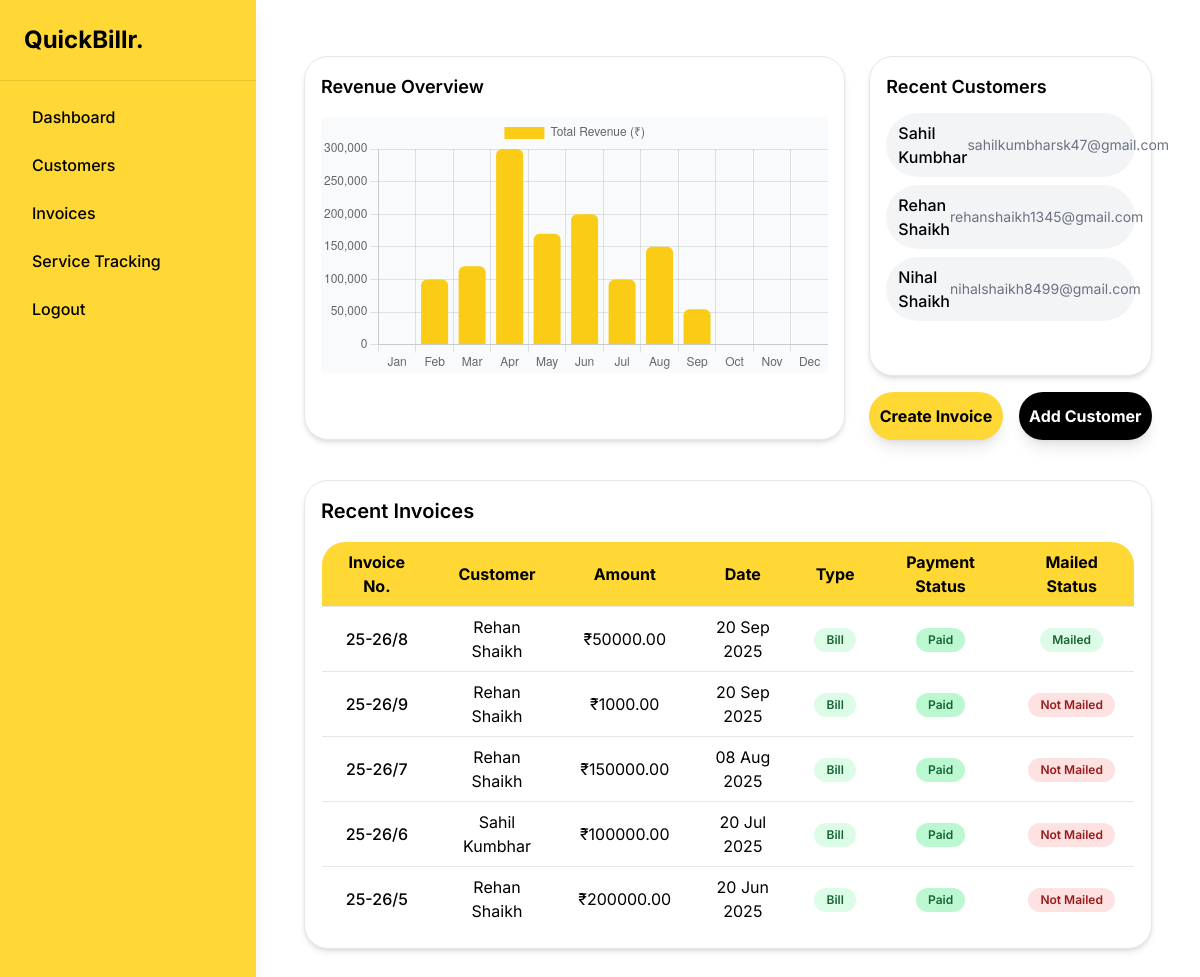
The page / on the database its author committed.
### billapp/models.py (models this page shows, shortened)
class Customer(models.Model):
    name = models.CharField(max_length=255)
    email = models.EmailField()
    phone = models.CharField(max_length=15)
    address = models.TextField()
    gst_number = models.CharField(max_length=15)

class Invoice(models.Model):
    BILL = 'BILL'
    QUOTATION = 'QUOTATION'
    TYPE_CHOICES = [(BILL, 'Bill'), (QUOTATION, 'Quotation')]
    PENDING = 'PENDING'
    PAID = 'PAID'
    OVERDUE = 'OVERDUE'
    invoice_type = models.CharField(max_length=10, choices=TYPE_CHOICES)
    invoice_number = models.CharField(max_length=20, unique=True)
    customer = models.ForeignKey(Customer, on_delete=models.CASCADE)
    date = models.DateField()
    total_amount = models.DecimalField(max_digits=10, decimal_places=2, default=0)
    file_path = models.FilePathField(path="bills", blank=True)
    mailed = models.BooleanField(default=False)
    ai_summary = models.TextField(blank=True, null=True)
    payment_status = models.CharField(
        max_length=10,
        choices=[(PENDING, 'Pending'), (PAID, 'Paid'), (OVERDUE, 'Overdue')],
        blank=True,
        default=PENDING,
        null=True
    )

### billapp/views.py (the view)
# urls.py: path('', views.index, name = 'index'),
def index(request):
    recent_customers = Customer.objects.order_by('-id')[:5]
    recent_invoices = Invoice.objects.all().order_by('-date')[:5]
    current_year = datetime.now().year
    paid_bills = Invoice.objects.filter(
        date__year=current_year,
        invoice_type=Invoice.BILL,
        payment_status=Invoice.PAID
    )
    monthly_bill_sales = (
        paid_bills.annotate(month=TruncMonth('date'))
                .values('month')
                .annotate(total=Sum('total_amount'))
                .order_by('month')
    )
    bill_sales_data = [0] * 12
    for entry in monthly_bill_sales:
        month_index = entry['month'].month - 1
        if entry['total'] is not None:
            bill_sales_data[month_index] = float(entry['total'])
    service_notes = ServiceNote.objects.filter(date_of_service__year=current_year)
    monthly_service_fees = (
        service_notes.annotate(month=TruncMonth('date_of_service'))
                     .values('month')
                     .annotate(total=Sum('fee_charged'))
                     .order_by('month')
    )
    service_fee_data = [0] * 12
    for entry in monthly_service_fees:
        month_index = entry['month'].month - 1
        if entry['total'] is not None:
            service_fee_data[month_index] = float(entry['total'])
    combined_revenue_data = [x + y for x, y in zip(bill_sales_data, service_fee_data)]
    return render(request, 'index.html', {
        'recent_customers': recent_customers,
        'recent_invoices': recent_invoices,
        'monthly_revenue_data': combined_revenue_data,
    })

### billapp/templates/index.html (shortened to what this page needs)
{% extends "base.html" %}
{% load static %}
{% block content %}
<div class="bg-white text-black min-h-screen ">
  <div class="max-w-7xl mx-auto px-4 py-6 ">
    <div class="flex flex-col md:flex-row justify-between gap-6">
      <div class="md:w-2/3 bg-white border border-gray-200 shadow-md p-4 rounded-[24px]">
        <h2 class="text-lg font-semibold text-black mb-4">Revenue Overview</h2>
        <div class="w-full h-64 flex items-center justify-center bg-gray-50 rounded">
          <canvas id="revenueChart" class="w-full h-full"></canvas>
        </div>
      </div>
      <div class="md:w-1/3 flex flex-col gap-4">
        <div class="bg-white border border-gray-200 shadow-md p-4 rounded-[24px] h-80">
          <h2 class="text-lg font-semibold text-black mb-3">Recent Customers</h2>
          <ul class="space-y-2">
            {% for customer in recent_customers %}
            <a href="{% url 'customer_detail' customer.pk %}">
            <li class="flex justify-between items-center py-2 px-3 mb-2 rounded-full bg-gray-100 hover:bg-gray-100">
              <span class="font-medium">{{ customer.name }}</span>
              <span class="text-sm text-gray-500">{{ customer.email }}</span>
            </li>
            </a>
            {% empty %}
                <div class="h-64 flex flex-col items-center justify-center">
                  <h3 class="text-gray-600 font-bold text-md text-center mb-2">Get Started</h3>
                  <p class="text-gray-400 text-sm text-center">Add a new customer</p>
                </div>
            {% endfor %}
          </ul>
        </div>
        <div class="flex flex-col md:flex-row md:justify-end gap-4">
          <a href="{% url 'invoice_create' %}" class="w-full shadow-lg md:w-1/2 bg-yellow-500 text-black font-bold text-center py-3 rounded-full hover:bg-yellow-600 transition">
            Create Invoice
          </a>
          <a href="{% url "customer_create" %}" class="w-full shadow-lg md:w-1/2 bg-black text-white font-bold text-center py-3 rounded-full hover:bg-gray-800 transition">
            Add Customer
          </a>
        </div>
      </div>
    </div>
    <div class="mt-10 bg-white border border-gray-200 shadow-md p-4 rounded-[24px]">
      <h2 class="text-xl font-semibold text-black mb-4">Recent Invoices</h2>
      <div class="overflow-x-auto">
        <table class="min-w-full border border-gray-200 rounded-[24px] overflow-hidden">
          <thead class="bg-yellow-500 text-black">
            <tr>
              <th class="px-4 py-2 text-center">Invoice No.</th>
              <th class="px-4 py-2 text-center">Customer</th>
              <th class="px-4 py-2 text-center">Amount</th>
              <th class="px-4 py-2 text-center">Date</th>
              <th class="px-4 py-2 text-center">Type</th>
              <th class="px-4 py-2 text-center">Payment Status</th>
              <th class="px-4 py-2 text-center">Mailed Status</th>
            </tr>
          </thead>
          <tbody class="bg-white">
            {% for invoice in recent_invoices %}
            <tr class="border-t hover:bg-gray-100 cursor-pointer" onclick="window.location='{% url 'invoice_detail' invoice.pk %}'">
              <td class="px-4 py-2 font-medium text-center">{{ invoice.invoice_number }}</td>
              <td class="px-4 py-2 text-center">{{ invoice.customer.name }}</td>
              <td class="px-4 py-2 text-center">₹{{ invoice.total_amount|floatformat:2 }}</td>
              <td class="px-4 py-2 text-center">{{ invoice.date|date:"d M Y" }}</td>
              <td class="px-4 py-2 text-center">
                <span class="inline-block px-3 py-1 text-xs font-semibold rounded-full
                  {% if invoice.invoice_type == 'BILL' %}bg-green-100 text-green-800{% else %}bg-blue-100 text-blue-800{% endif %}">
                  {{ invoice.get_invoice_type_display }}
                </span>
              </td>
              <td class="px-4 py-2 text-center">
                {% if invoice.invoice_type == 'BILL' %}
                  {% if invoice.payment_status == 'PAID' %}
                    <span class="inline-block px-3 py-1 text-xs font-semibold rounded-full bg-green-200 text-green-800">
                      Paid
                    </span>
                  {% elif invoice.payment_status == 'PENDING' %}
                    <span class="inline-block px-3 py-1 text-xs font-semibold rounded-full bg-yellow-200 text-yellow-800">
                      Pending
                    </span>
                  {% elif invoice.payment_status == 'OVERDUE' %}
                    <span class="inline-block px-3 py-1 text-xs font-semibold rounded-full bg-red-200 text-red-800">
                      Overdue
                    </span>
                  {% endif %}
                {% else %}
                  <span class="inline-block px-3 py-1 text-xs font-semibold rounded-full bg-gray-100 text-gray-600">
                    N/A
                  </span>
                {% endif %}
              </td>
              <td class="px-4 py-2 text-center">
                <span class="inline-block px-3 py-1 text-xs font-semibold rounded-full
                  {% if invoice.mailed %}bg-green-100 text-green-800{% else %}bg-red-100 text-red-800{% endif %}">
                  {{ invoice.mailed|yesno:"Mailed,Not Mailed" }}
                </span>
              </td>
            </tr>
            {% empty %}
            <tr>
              <td colspan="7" class="text-center py-4 text-gray-500">No invoices found.</td>
            </tr>
            {% endfor %}
          </tbody>
        </table>
      </div>
    </div>
  </div>
</div>
<script>
  const ctx = document.getElementById('revenueChart').getContext('2d');
  const revenueChart = new Chart(ctx, {
    type: 'bar',
    data: {
      labels: ['Jan', 'Feb', 'Mar', 'Apr', 'May', 'Jun', 'Jul', 'Aug', 'Sep', 'Oct', 'Nov', 'Dec'],
      // MODIFIED: Simplified to a single dataset
      datasets: [{
        label: 'Total Revenue (₹)',
        // Use the new combined data variable
        data: {{ monthly_revenue_data|safe }},
        backgroundColor: '#facc15', // Yellow color
        borderRadius: 6
      }]
    },
    options: {
      responsive: true,
      maintainAspectRatio: false,
      scales: {
        y: {
            beginAtZero: true
        }
      }
    }
  });
</script>
{% endblock %}

### templates/base.html (shortened to what this page needs)
<!DOCTYPE html>
<html lang="en">
<head>
  <script src="https://cdn.tailwindcss.com"></script>
</head>
<body class="bg-white text-black font-inter ">
  <aside class="fixed top-0 left-0 h-full w-64 bg-yellow-500 text-black hidden md:block flex-shrink-0 shadow-lg z-50">
    <div class="p-6 text-2xl font-bold border-b border-yellow-600">
      <a href="{% url "index" %}">QuickBillr.</a>
    </div>
    <nav class="p-4 space-y-2 h-full overflow-y-auto">
      <a href="{% url "index" %}" class="block px-4 py-2 rounded-full hover:bg-yellow-600 font-medium">Dashboard</a>
      <a href="{% url "customer_list" %}" class="block px-4 py-2 rounded-full hover:bg-yellow-600 font-medium">Customers</a>
      <a href="{% url "invoice_list" %}" class="block px-4 py-2 rounded-full hover:bg-yellow-600 font-medium">Invoices</a>
      <a href="{% url "service_notes" %}" class="block px-4 py-2 rounded-full hover:bg-yellow-600 font-medium">Service Tracking</a>
      <form action="{% url 'logout' %}" method="post">
        <button class="block px-4 py-2 rounded-full hover:bg-red-600 font-medium hover:text-white w-full text-left" type="submit">Logout</button>
      </form>
    </nav>
  </aside>
  <main class="md:ml-64 pt-16 md:pt-0 h-screen ">
    <div class="p-4 md:p-8">
      {% block content %}
      {% endblock %}
    </div>
  </main>
</body>
</html>

### rows shown on the page
Customer: name "Sahil Kumbhar", email "sahilkumbharsk47@gmail.com"
Customer: name "Rehan Shaikh", email "rehanshaikh1345@gmail.com"
Customer: name "Nihal Shaikh", email "nihalshaikh8499@gmail.com"
Invoice: invoice_number "25-26/8", customer.name "Rehan Shaikh", total_amount "50000.00", date "20 Sep 2025", invoice_type "Bill", payment_status "Paid", mailed "Mailed"
Invoice: invoice_number "25-26/9", customer.name "Rehan Shaikh", total_amount "1000.00", date "20 Sep 2025", invoice_type "Bill", payment_status "Paid", mailed "Not Mailed"
Invoice: invoice_number "25-26/7", customer.name "Rehan Shaikh", total_amount "150000.00", date "08 Aug 2025", invoice_type "Bill", payment_status "Paid", mailed "Not Mailed"
Invoice: invoice_number "25-26/6", customer.name "Sahil Kumbhar", total_amount "100000.00", date "20 Jul 2025", invoice_type "Bill", payment_status "Paid", mailed "Not Mailed"
Invoice: invoice_number "25-26/5", customer.name "Rehan Shaikh", total_amount "200000.00", date "20 Jun 2025", invoice_type "Bill", payment_status "Paid", mailed "Not Mailed"

### other values the page prints
chart data {{ monthly_revenue_data|safe }} [0, 100000.0, 120000.0, 300000.0, 170000.0, 200000.0, 100000.0, 150000.0, 54200.0, 0, 0, 0]
